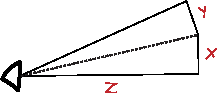
#> input picture data/camera.png, 217 x 94 px; its folder holds only this picture in this run
$ python find_ball.py
#> lines starting #> are read from the running program, lines starting #| are printed output that depends on the picture; after the words box and inside, x2 and y2 are one past the last pixel; in counts of white or black regions, pixels touching at a corner belong together
#!/usr/bin/env python

import os, sys
from os import path
import csv
import cv2 as cv
import numpy as np

resize = (160, 120)
boxlist = []

def rad2box(x, y, rad):
    """
    Returns the coordinates of the upper left and
    bottom right coordinates of the bounding box
    for the ball coordinates based on
    the radius of the ball and center coordinates
    """
    offset = float(rad)
    box = [x - offset, y + offset, x + offset, y - offset]
    return box

def getAngleDist(x,radius):
    """
    Returns the angle and distance to the ball from
    the neato's current position
    """
    BALL_DI = 7.5 #ball is 7.5 inches in diameter.
    FOV = 60. #Field of view in degrees.
    FOCAL = 150.*12./BALL_DI #The first number is the measured width in pixels of a picture taken at the second number's distance (inches).
    center = resize[0]/2
    difference = int(x) - center
    distance = BALL_DI * FOCAL / float(2.*radius)
    #Because the camera isn't a 1:1 camera, it has a 60 degree FoV, which makes angle calculations easier because angle
    #is directly proportional to distance from center.
    angle = float(difference)/160. * (FOV/2.) #scale to half of FoV

    return angle, distance

for filename in os.listdir("data"):
    if filename.endswith(".png") or filename.endswith(".JPG") or filename.endswith(".jpg"):
        print(str(filename))
        filepath = os.path.join("data", filename)
        base = cv.imread(filepath, 1)
#> base is the input picture: shape (94, 217, 3); mean B, G, R 235.6, 235.5, 236.8
        base = cv.resize(base, resize, interpolation = cv.INTER_AREA)
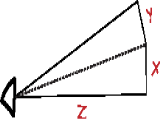
#> base: shape (120, 160, 3); mean B, G, R 235.5, 235.5, 236.7
        img = cv.medianBlur(base.copy(),5)
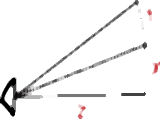
#> img: shape (120, 160, 3); mean B, G, R 242.2, 242.2, 242.9
        img = cv.cvtColor(img, cv.COLOR_BGR2HSV)
#> img: shape (120, 160, 3); mean H, S, V 3.8, 0.9, 242.9

        lower = np.array([40, 10, 10])
        upper = np.array([110, 255, 255])

        img = cv.inRange(img, lower, upper)
#> img: shape (120, 160); every value is 0
        img = cv.erode(img, None, iterations=3)
        img = cv.dilate(img, None, iterations=2)

        contours = cv.findContours(img.copy(), cv.RETR_EXTERNAL, cv.CHAIN_APPROX_SIMPLE)[-2]
#> contours = []
        center = None

        # Draw bounding circle around largest contour
        if len(contours) > 0:
            largest_contour = max(contours, key=cv.contourArea)
            ((x, y), radius) = cv.minEnclosingCircle(largest_contour)

            # Draw circles on image to represent the ball
            if radius > 10:
                # cv.circle(base, (int(x), int(y)), int(radius),
                #     (0, 255, 255), 2)
                # cv.circle(base, (int(x), int(y)), 5,
                #     (0, 0, 255), -1)
                print("coord:" + str(x) + "," + str(y) + " radius:" + str(radius))
                angle, dist = getAngleDist(float(x), float(radius))
                print("angle:" + str(angle) + " distance:" + str(dist))

                box = rad2box(float(x), float(y), float(radius))
                box.append(radius)
                box.append(float(angle))
                box.append(dist)
                cv.rectangle(base, (int(box[0]), int(box[1])), (int(box[2]), int(box[3])), (255,0,0), 2)
                boxlist.append(box)


                cv.line(base, (int(x), int(y)), (160, 240), (255,0,0), 1, 8, 0)

            else:
                print("Radius too small!")
        continue

    else:
        continue


with open('ball_info.csv', mode='w') as ball_info:
    ball_writer = csv.writer(ball_info, delimiter=',', quotechar='"', quoting=csv.QUOTE_MINIMAL)
    for i in boxlist:
        ball_writer.writerow([i[0]] + [i[1]] + [i[2]] + [i[3]] + [i[4]] + [i[5]] + [i[6]])


cv.imshow('detected circles', base)
cv.waitKey(25)
cv.destroyAllWindows()

$ run again, on data/robot1.png
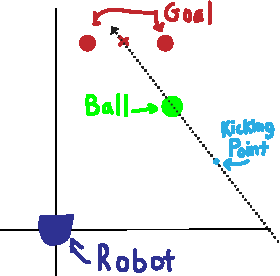
#> input picture data/robot1.png, 280 x 276 px
#> base is the input picture: shape (276, 280, 3); mean B, G, R 240, 239.9, 237.3
#> `base = cv.resize(base, resize, interpolation = cv.INTER_AREA)`:
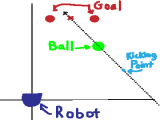
#> base: shape (120, 160, 3); mean B, G, R 240, 239.9, 237.3
#> `img = cv.dilate(img, None, iterations=2)`:
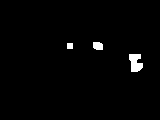
#> img: shape (120, 160); 1.5% white; 3 white regions
#> contours = 3 contours; box (x1, y1, x2, y2) and area: (129, 54, 143, 72) 154, (93, 42, 103, 50) 57, (67, 43, 73, 49) 25
#> largest_contour = contour of 15 points, box (x1, y1, x2, y2) (129, 54, 143, 72), area 154
#> x = 134.5; y = 61.97; radius = 9.68
